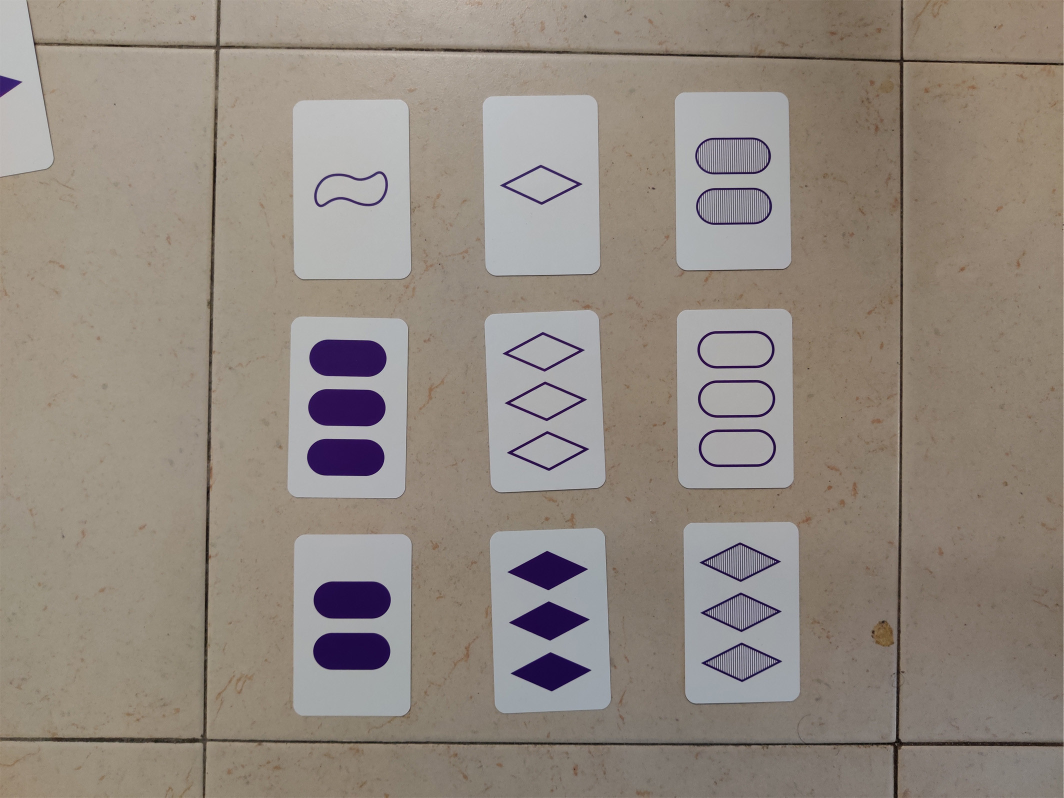
#> input picture Task3/1.jpg, 2127 x 1595 px (shown at 1/2 size)
$ jupyter execute Task3.ipynb
#> lines starting #> are read from the running program, lines starting #| are printed output that depends on the picture; after the words box and inside, x2 and y2 are one past the last pixel; in counts of white or black regions, pixels touching at a corner belong together
[cell 1]
import cv2
import numpy as np
import matplotlib.pyplot as plt

def displayImage(image, title='Original Img', colored=None):
    plt.figure(figsize=(10, 10))
    if colored:
        plt.imshow(image[:,:,::-1]) # converting from bgr to rgb
    else:
        plt.imshow(image, cmap='gray')
    plt.axis("off")
    plt.title(title)
    plt.show()

def display2Images(img1, img2):
    fig= plt.figure(figsize=(10,20))
    fig.add_subplot(1, 2, 1)
    plt.imshow(img1, cmap='gray')
    plt.axis('off')
    plt.title("First")

    fig.add_subplot(1, 2, 2)
    plt.imshow(img2, cmap='gray')
    plt.axis('off')
    plt.title("Second")
    plt.show()

[cell 2]
# Read the image ----------------------------------------
image = cv2.imread('1.jpg')
#> image is the input picture: shape (1595, 2127, 3); mean B, G, R 128, 137.1, 146.6

# Blur the image to remove noise ------------------------
blurred_image = cv2.GaussianBlur(image.copy(), (5,5), 0)

# Apply canny edge detection -----------------------------
edges = cv2.Canny(blurred_image, 100, 160)
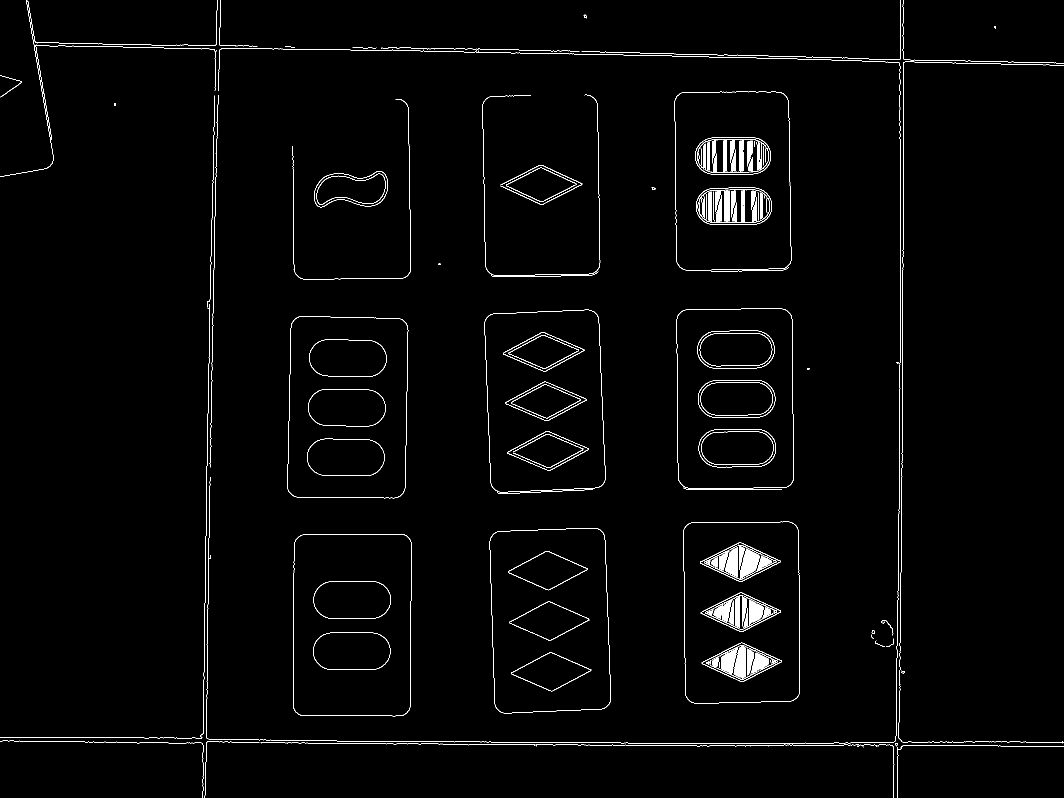
#> edges: shape (1595, 2127) (shown at 1/2 size); 1.5% white in thin lines or dots

# detecting contours -----------------------------------
contours, _ = cv2.findContours(edges, mode=cv2.RETR_EXTERNAL, method=cv2.CHAIN_APPROX_NONE)
#> contours = 56 contours, 42 with area under 20; largest, box (x1, y1, x2, y2) and area: (586, 1068, 824, 1433) 84723, (574, 632, 817, 997) 84192, (979, 1056, 1222, 1427) 83700, (1367, 1043, 1600, 1407) 82279, (1353, 617, 1588, 977) 82210

# Draw the contours --------------------------------------
image_copy = image.copy()
cv2.drawContours(image_copy, contours, -1, (0, 255, 0), 2)
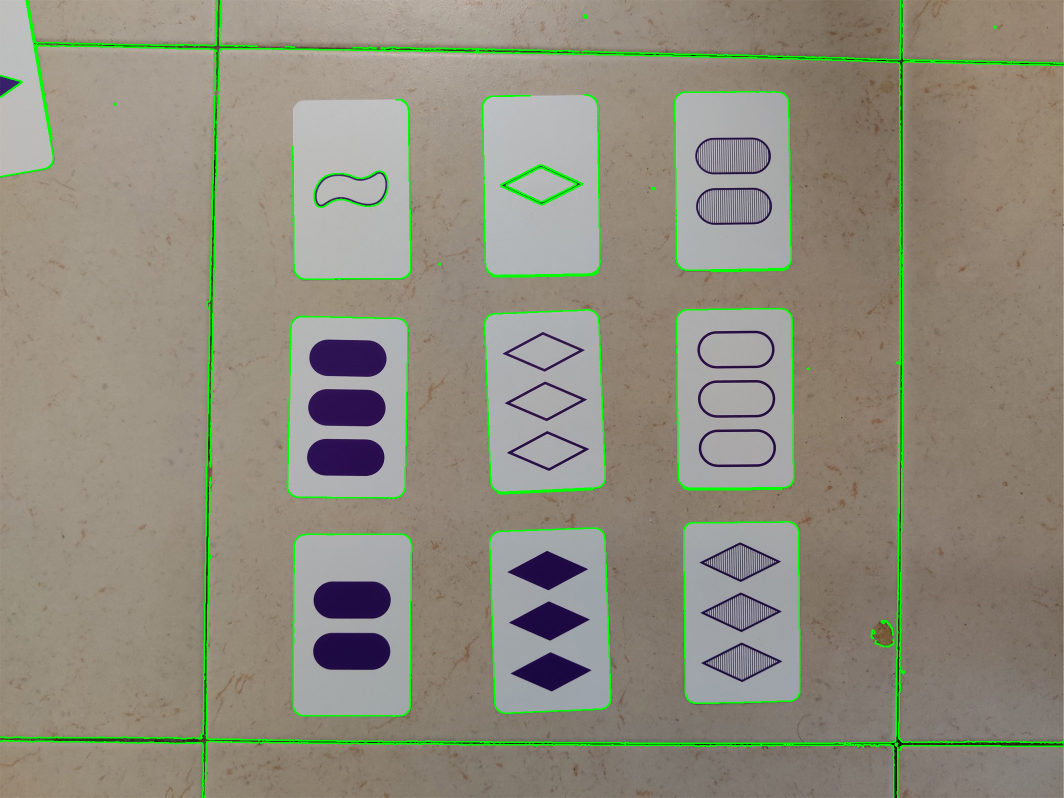
#> image_copy: shape (1595, 2127, 3) (shown at 1/2 size); 2.54% of pixels changed, all inside (x1, y1, x2, y2) = (0, 0, 2127, 1595)


# Display the image ---------------------------------------
displayImage(edges, title='edges')
displayImage(image_copy, colored=1)

# Create masks and draw each contour alone  ---------------
for contour in contours:
    # Create empty mask
    mask = np.zeros(image.shape[:2], np.uint8)

    # Draw each contour on mask
    cv2.drawContours(mask, [contour],-1, 255, -1)

    # Apply mask to image
    masked = cv2.bitwise_and(image, image, mask=mask)
    sum = np.sum(mask)
    print (sum)

    if sum > 6000000: #this summnig ensure that the countour is a real card or noise, and display it ^_^
        display2Images(mask, masked)
#> this loop made 56 passes
#> sum on passes 2 to 13: 112455, 6375, 355470, 55335, 131070, 4590, 7395, 7905, 3825, 9690, 16830, 21750480
#> (contour, sum) on passes 1, 32: ([[1725, 1492], [1726, 1493], [1726, 1494], [1726, 1493]], 765), ([[430, 306]], 255)
#| 765
#| 112455
#| 6375
#| 355470
#| 55335
#| 131070
#| 4590
#| 7395
#> (further printed lines are left out)
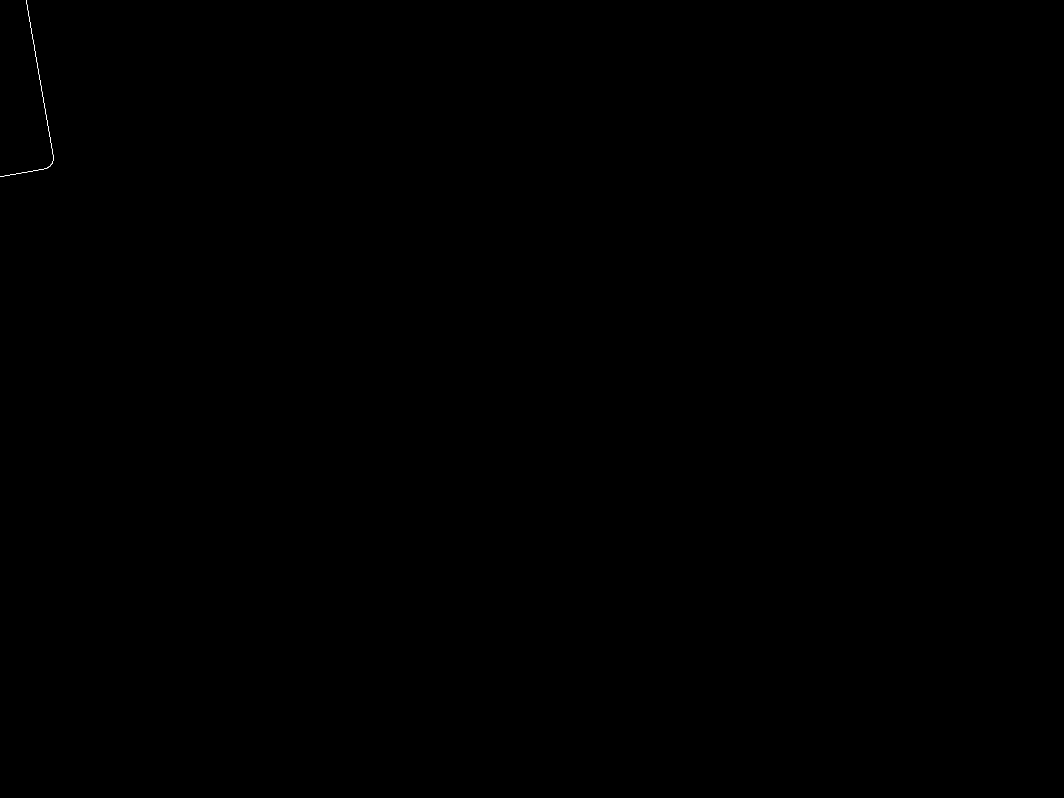
#> mask: shape (1595, 2127) (shown at 1/2 size); 0.01% white in thin lines or dots, all inside (x1, y1, x2, y2) = (0, 0, 107, 354)

$ run again, with Task3/2.jpg copied over Task3/1.jpg
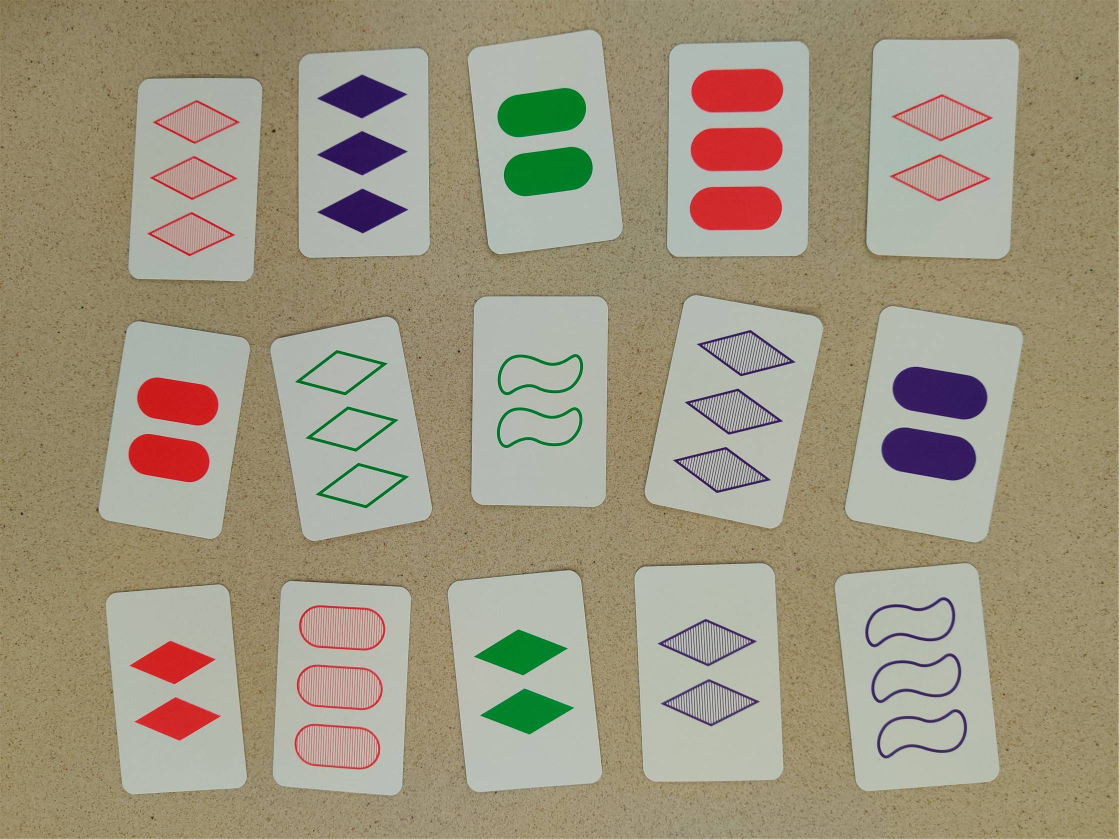
#> input picture Task3/2.jpg, 2237 x 1678 px (shown at 1/2 size)
#> image is the input picture: shape (1678, 2237, 3); mean B, G, R 129.3, 151.1, 159.3
#> `edges = cv2.Canny(blurred_image, 100, 160)`:
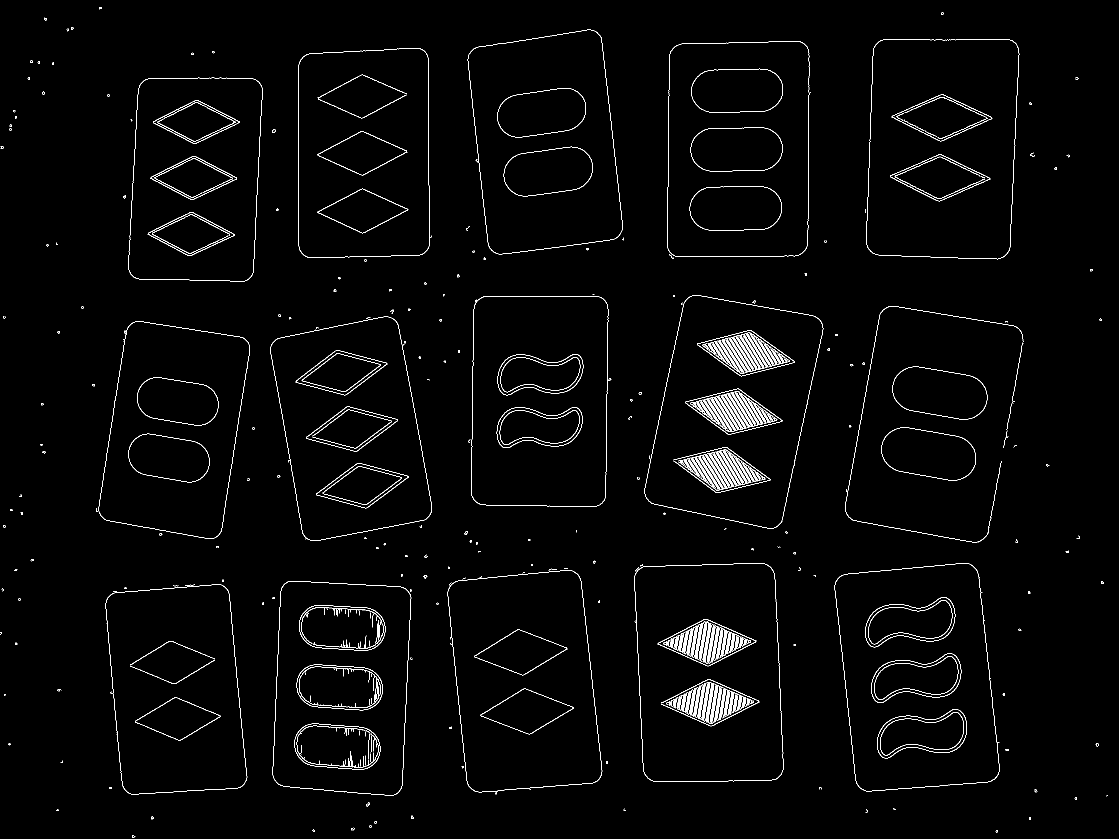
#> edges: shape (1678, 2237) (shown at 1/2 size); 1.7% white in thin lines or dots
#> contours = 212 contours, 190 with area under 20; largest, box (x1, y1, x2, y2) and area: (1669, 1126, 2000, 1583) 125868, (1732, 78, 2039, 519) 125457, (1289, 590, 1647, 1057) 121050, (1269, 1126, 1568, 1564) 120854, (1334, 82, 1619, 514) 119194
#> `cv2.drawContours(image_copy, contours, -1, (0, 255, 0), 2)`:
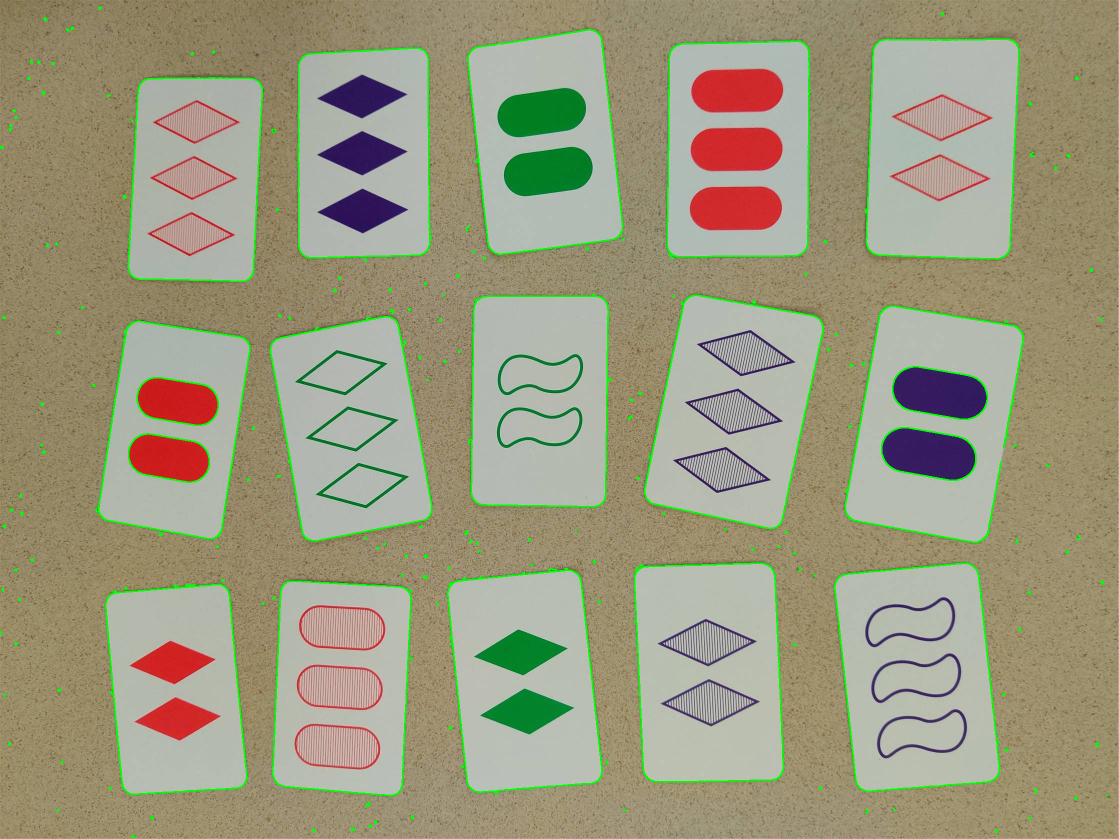
#> image_copy: shape (1678, 2237, 3) (shown at 1/2 size); 2.08% of pixels changed, all inside (x1, y1, x2, y2) = (0, 13, 2217, 1676)
#> the loop `for contour in contours:` made 212 passes
#> sum on passes 1 to 3: 3570, 4590, 3315
#> (printed output is left out)
